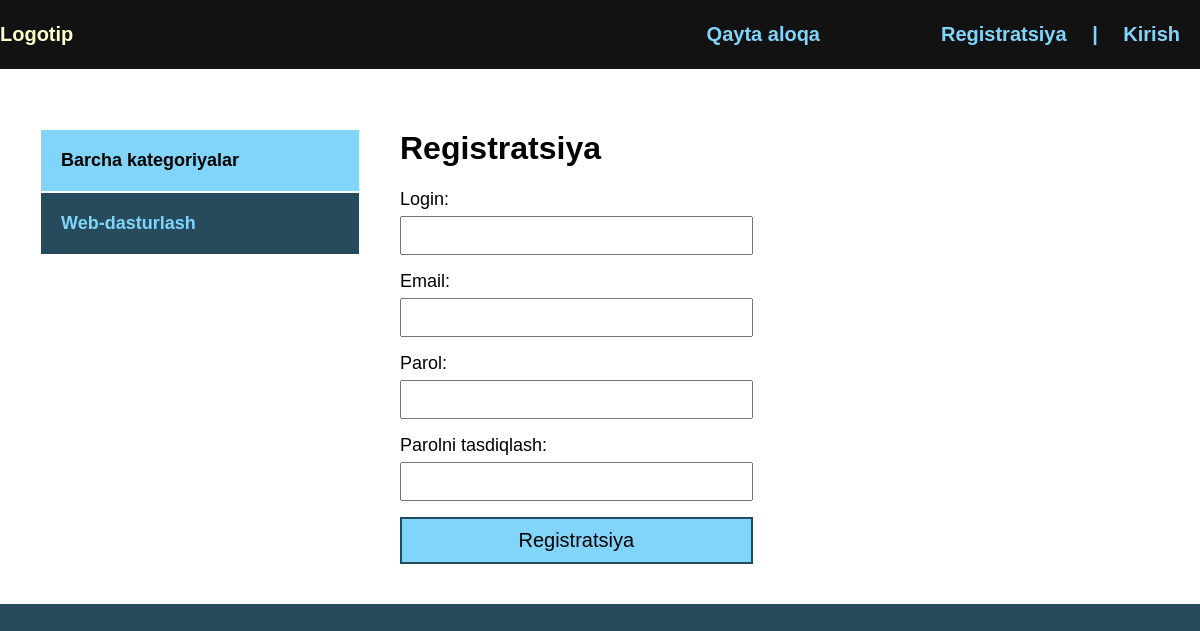
Before: /register/ with the older database file.
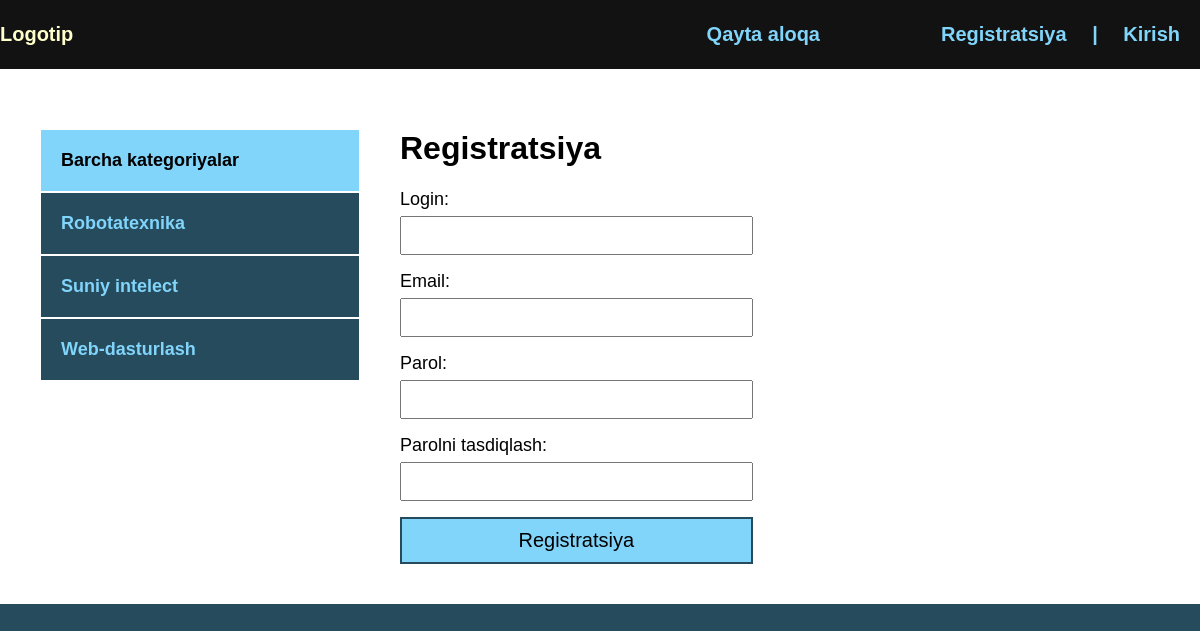
After: the same page with the newer database file.
### blog/models.py (models this page shows, shortened)
class Category(models.Model):
    name = models.CharField(max_length=100, db_index=True, verbose_name="Kategoriya")
    slug = models.SlugField(max_length=100, unique=True, db_index=True, verbose_name="URL")
    def get_absolut_url(self):
        return reverse('category', kwargs={'cat_slug': self.slug})
    class Meta:
        verbose_name = "Kategoriya"
        verbose_name_plural = "Kategoriyalar"

### blog/views.py (the view, shortened to what this page needs)
# urls.py: path('register/', RegisterUser.as_view(), name='register'),
class RegisterUser(DataMixin, CreateView):
    form_class = RegisterUserForm
    template_name = 'blog/register.html'
    success_url = reverse_lazy('login')
    def get_context_data(self, *, object_list=None, **kwargs):
        context = super().get_context_data(**kwargs)
        c_def = self.get_user_context(title='Registratsiya')
        return dict(list(context.items()) + list(c_def.items()))

### blog/forms.py
class RegisterUserForm(UserCreationForm):
    username = forms.CharField(label='Login', widget=forms.TextInput(attrs={'class': 'form-input'}))
    email = forms.EmailField(label='Email', widget=forms.EmailInput(attrs={'class': 'form-input'}))
    password1 = forms.CharField(label="Parol", widget=forms.PasswordInput(attrs={'class': 'form-input'}))
    password2 = forms.CharField(label="Parolni tasdiqlash", widget=forms.PasswordInput(attrs={'class': 'form-input'}))
    class Meta:
        model = User
        fields = ('username', 'email', 'password1', 'password2')

### blog/utils.py (called while the page is built)
    def get_user_context(self, **kwargs):
        context = kwargs
        cats = Category.objects.annotate(Count('blog'))
        user_menu = menu.copy()
        if not self.request.user.is_authenticated:
            user_menu.pop(0)
        context['menu'] = user_menu
        context['cats'] = cats
        if 'cat_selected' not in context:
            context['cat_selected'] = 0
        return context

### blog/templates/blog/register.html (shortened to what this page needs)
{% extends 'blog/base.html' %}
{% block content %}
<h1>{{ title }}</h1>
<form method="POST">
  {{ form.as_p }}
  <button>Registratsiya</button>
</form>
{% endblock %}

### blog/templates/blog/base.html (shortened to what this page needs)
{% load static %}
{% load blog_tags %}
<!DOCTYPE html>
<html lang="en">
<head>
    <link rel="stylesheet" href="{% static 'css/style.css' %}">
</head>
<body>
    <div class="header">
        <div class="wrap">
            <ul class="meinmenu">
                <li class="logo">
                    <a href="{% url 'index' %}">
                        <div class="logo">Logotip</div>
                    </a>
                </li>
                {% for m in menu %}
                    <li class="last">
                        <a href="{% url m.url_name %}">{{ m.title }}</a>
                    </li>
                {% endfor %}
                {% if request.user.is_authenticated %}
                    <li class="last">{{ user.username }}</li> | <a href="{% url 'logout' %}">Chiqish</a>
                {% else %}
                    <li class="last"><a href="{% url 'register' %}">Registratsiya</a> | <a href="{% url 'login' %}">Kirish</a></li>
                {% endif %}
            </ul>
        </div>
    </div>
    <div class="content">
        <div class="wrap">
            <div class="sidebar">
                <ul>
                    {% if cat_selected == 0 %}
                        <li class="selected">Barcha kategoriyalar</li>
                    {% else %}
                        <li><a href="{% url 'index' %}">Barcha kategoriyalar</a></li>
                    {% endif %}
                    {% for c in cats %}
                        {% if c.blog__count > 0 %}
                            {% if c.id == cat_selected %}
                            <li class="selected">{{ c.name }}</li>
                            {% else %}
                            <li><a href="{{ c.get_absolut_url }}">{{ c.name }}</a></li>
                            {% endif %}
                        {% endif %}
                    {% endfor %}
                </ul>
            </div>
            <div class="main">
                {% block content %}
                {% endblock %}
            </div>
        </div>
    </div>
</body>
</html>

Changed rows visible on the page:
now on this page (row edited): Category: name "Robotatexnika"
now on this page (row edited): Category: name "Suniy intelect"
